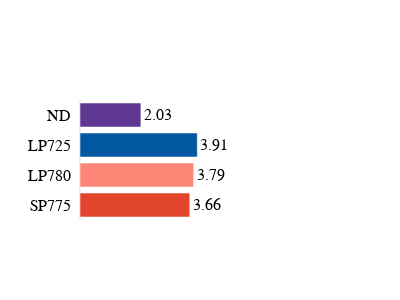

The cell this chart's notebook holds for it:
### Code cell
### Avg. abs. Attribution

import plotly.express as px
import plotly.graph_objects as go

fig = go.Figure()

color = [ "#E1462C", "#FF8777", "#0059A0","#5F3893"]
#v = [159.49,  297.79, 455.65, 248.11]
v = [2.03,  3.91, 3.79, 3.66]
filter = ["ND", "LP725", "LP780", "SP775"]

v.reverse()
filter.reverse()

fig.add_traces(go.Bar(y = filter, x=v, text = v, textposition="outside", textfont=dict(size=16, family="Helvetica", color="rgb(0,0,0)"), marker_color=color, orientation="h"))

fig.update_layout(
    template="plotly_white",
    height=300,
    width=400,
    showlegend=False,
    
)

fig.update_yaxes(title=None, tickfont= dict(size=16, family="Helvetica", color="rgb(0,0,0)"), ticksuffix = "  ")
fig.update_xaxes(title=None, showticklabels=False, zeroline = True,  range = [0,8], showgrid = False)
fig.write_image("xai/images/pce/1D/attr_per_filter.png", scale=4)
fig.show()

### Figure 1 — Plotly figure (JSON) as saved in the notebook; plotly's stock layout.template omitted (floating-point values rounded to 4 significant figures)
{"data": [{"marker": {"color": ["#E1462C", "#FF8777", "#0059A0", "#5F3893"]}, "orientation": "h", "text": ["3.66", "3.79", "3.91", "2.03"], "textfont": {"color": "rgb(0,0,0)", "family": "Helvetica", "size": 16}, "textposition": "outside", "type": "bar", "x": [3.66, 3.79, 3.91, 2.03], "y": ["SP775", "LP780", "LP725", "ND"]}], "layout": {"height": 300, "showlegend": false, "width": 400, "xaxis": {"range": [0, 8], "showgrid": false, "showticklabels": false, "title": {}, "zeroline": true}, "yaxis": {"tickfont": {"color": "rgb(0,0,0)", "family": "Helvetica", "size": 16}, "ticksuffix": "  ", "title": {}}}}
